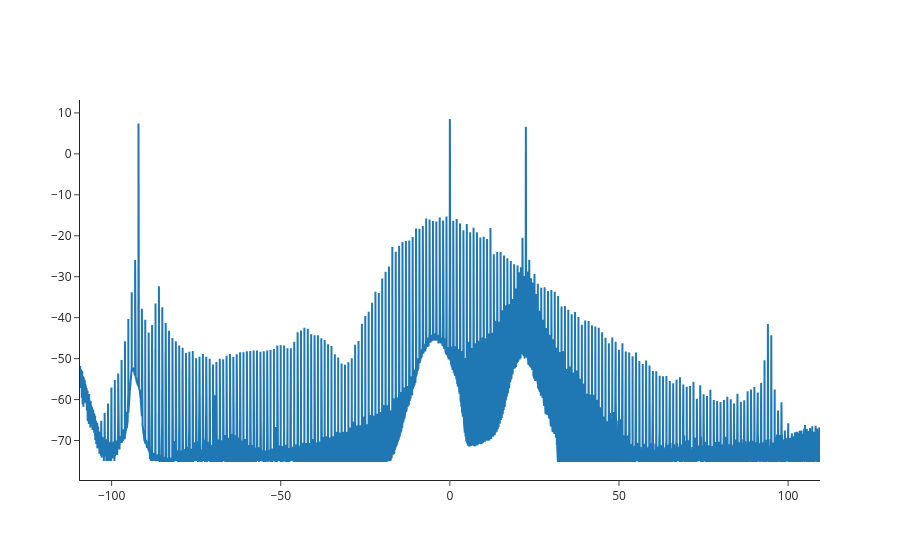

Notebook code cell kept with this figure:
### Markdown cell above
Usually it is better to see it in mode number for the spectrogram, so here I process the spectrum into mode number, with the pump being µ = 0

### Code cell
trace['mu'] = trace.freq - trace.freq[trace.S.idxmax()]
trace['mu'] /= 997e9

fig = go.Figure()
tr = [go.Scatter(x = trace.mu, y = trace.S, showlegend=False)]
fig.add_traces(tr)
fig.show()

### Figure 1 — Plotly figure (JSON) as saved in the notebook; plotly's stock layout.template omitted (floating-point values rounded to 4 significant figures; data arrays with more than 128 entries replaced by an {"elided": "..."} marker saying what was removed)
{"data": [{"showlegend": false, "type": "scatter", "x": {"elided": "84973 float values"}, "y": {"elided": "84973 float values"}}], "layout": {}}
